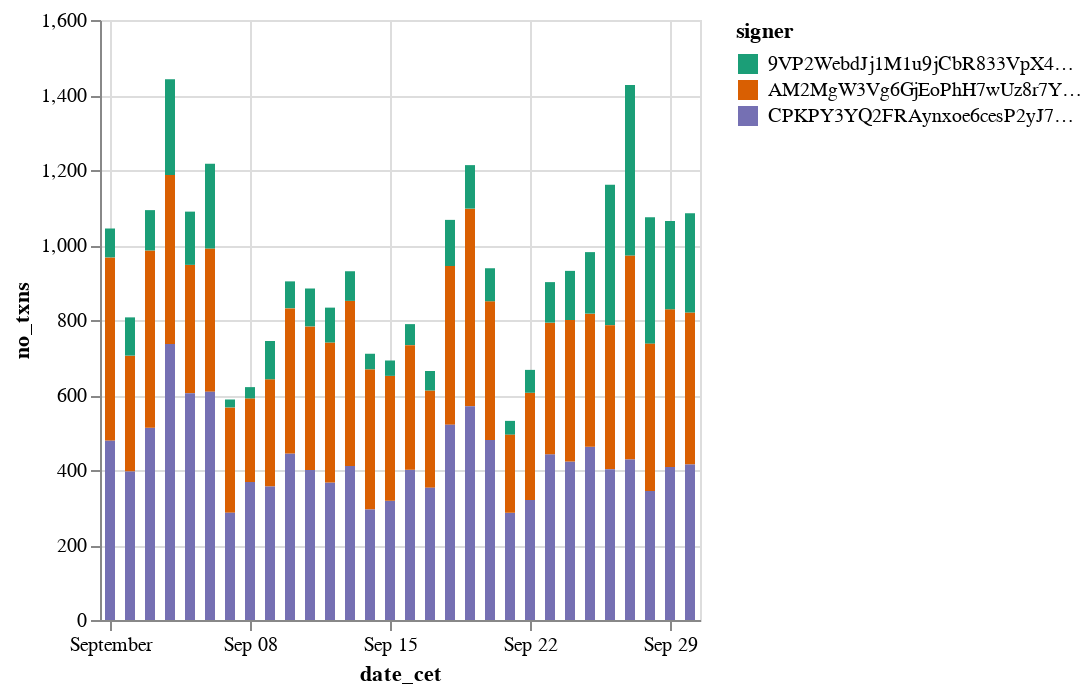

The code cell stored with this chart in its notebook:
### Code cell
(
    alt.Chart(
        chart_data_3jmz_signer
    ).mark_bar().encode(
        x="date_cet",
        y="no_txns",
        color=alt.Color("signer:N").scale(scheme='dark2')
    )
)

### Figure 1 — Vega-Lite specification as saved in the notebook (floating-point values rounded to 4 significant figures)
{"config": {"view": {"continuousWidth": 300, "continuousHeight": 300}}, "data": {"name": "data-a81e7422cdb075aab524354807fb3018"}, "mark": {"type": "bar"}, "encoding": {"color": {"field": "signer", "scale": {"scheme": "dark2"}, "type": "nominal"}, "x": {"field": "date_cet", "type": "temporal"}, "y": {"field": "no_txns", "type": "quantitative"}}, "$schema": "https://vega.github.io/schema/vega-lite/v5.20.1.json", "datasets": {"data-a81e7422cdb075aab524354807fb3018": [{"signer": "AM2MgW3Vg6GjEoPhH7wUz8r7YAewstxu7SRQ6B6qkpsg", "date_cet": "2024-09-27T00:00:00", "total_rev": 78.81, "total_tips": 0.0, "count_in_bundles": 0, "no_txns": 544}, {"signer": "AM2MgW3Vg6GjEoPhH7wUz8r7YAewstxu7SRQ6B6qkpsg", "date_cet": "2024-09-07T00:00:00", "total_rev": 13.69, "total_tips": 0.0, "count_in_bundles": 0, "no_txns": 281}, {"signer": "CPKPY3YQ2FRAynxoe6cesP2yJ7G8pMwwRqFrsXHCJuAw", "date_cet": "2024-09-12T00:00:00", "total_rev": 26.97, "total_tips": 0.0, "count_in_bundles": 0, "no_txns": 367}, {"signer": "9VP2WebdJj1M1u9jCbR833VpX4AUvtsUPLr6doRJE6eb", "date_cet": "2024-09-26T00:00:00", "total_rev": 19.48, "total_tips": 11.9, "count_in_bundles": 374, "no_txns": 375}, {"signer": "AM2MgW3Vg6GjEoPhH7wUz8r7YAewstxu7SRQ6B6qkpsg", "date_cet": "2024-09-11T00:00:00", "total_rev": 56.95, "total_tips": 0.0, "count_in_bundles": 0, "no_txns": 383}, {"signer": "9VP2WebdJj1M1u9jCbR833VpX4AUvtsUPLr6doRJE6eb", "date_cet": "2024-09-21T00:00:00", "total_rev": 1.152, "total_tips": 0.7043, "count_in_bundles": 37, "no_txns": 37}, {"signer": "CPKPY3YQ2FRAynxoe6cesP2yJ7G8pMwwRqFrsXHCJuAw", "date_cet": "2024-09-27T00:00:00", "total_rev": 113.3, "total_tips": 0.0, "count_in_bundles": 0, "no_txns": 428}, {"signer": "AM2MgW3Vg6GjEoPhH7wUz8r7YAewstxu7SRQ6B6qkpsg", "date_cet": "2024-09-19T00:00:00", "total_rev": 42.3, "total_tips": 0.0, "count_in_bundles": 0, "no_txns": 527}, {"signer": "CPKPY3YQ2FRAynxoe6cesP2yJ7G8pMwwRqFrsXHCJuAw", "date_cet": "2024-09-07T00:00:00", "total_rev": 12.44, "total_tips": 0.0, "count_in_bundles": 0, "no_txns": 286}, {"signer": "AM2MgW3Vg6GjEoPhH7wUz8r7YAewstxu7SRQ6B6qkpsg", "date_cet": "2024-09-05T00:00:00", "total_rev": 26.83, "total_tips": 0.0, "count_in_bundles": 0, "no_txns": 342}, {"signer": "AM2MgW3Vg6GjEoPhH7wUz8r7YAewstxu7SRQ6B6qkpsg", "date_cet": "2024-09-30T00:00:00", "total_rev": 63.22, "total_tips": 0.0, "count_in_bundles": 0, "no_txns": 405}, {"signer": "9VP2WebdJj1M1u9jCbR833VpX4AUvtsUPLr6doRJE6eb", "date_cet": "2024-09-14T00:00:00", "total_rev": 2.539, "total_tips": 1.552, "count_in_bundles": 42, "no_txns": 42}, {"signer": "CPKPY3YQ2FRAynxoe6cesP2yJ7G8pMwwRqFrsXHCJuAw", "date_cet": "2024-09-25T00:00:00", "total_rev": 44.26, "total_tips": 0.0, "count_in_bundles": 0, "no_txns": 462}, {"signer": "AM2MgW3Vg6GjEoPhH7wUz8r7YAewstxu7SRQ6B6qkpsg", "date_cet": "2024-09-22T00:00:00", "total_rev": 26.23, "total_tips": 0.0, "count_in_bundles": 0, "no_txns": 286}, {"signer": "AM2MgW3Vg6GjEoPhH7wUz8r7YAewstxu7SRQ6B6qkpsg", "date_cet": "2024-09-25T00:00:00", "total_rev": 25.75, "total_tips": 0.0, "count_in_bundles": 0, "no_txns": 355}, {"signer": "AM2MgW3Vg6GjEoPhH7wUz8r7YAewstxu7SRQ6B6qkpsg", "date_cet": "2024-09-09T00:00:00", "total_rev": 10.57, "total_tips": 0.0, "count_in_bundles": 0, "no_txns": 286}, {"signer": "9VP2WebdJj1M1u9jCbR833VpX4AUvtsUPLr6doRJE6eb", "date_cet": "2024-09-25T00:00:00", "total_rev": 27.12, "total_tips": 16.57, "count_in_bundles": 163, "no_txns": 164}, {"signer": "CPKPY3YQ2FRAynxoe6cesP2yJ7G8pMwwRqFrsXHCJuAw", "date_cet": "2024-09-03T00:00:00", "total_rev": 63.75, "total_tips": 0.0, "count_in_bundles": 0, "no_txns": 513}, {"signer": "CPKPY3YQ2FRAynxoe6cesP2yJ7G8pMwwRqFrsXHCJuAw", "date_cet": "2024-09-29T00:00:00", "total_rev": 61.52, "total_tips": 0.0, "count_in_bundles": 0, "no_txns": 408}, {"signer": "CPKPY3YQ2FRAynxoe6cesP2yJ7G8pMwwRqFrsXHCJuAw", "date_cet": "2024-09-13T00:00:00", "total_rev": 35.24, "total_tips": 0.0, "count_in_bundles": 0, "no_txns": 411}, {"signer": "CPKPY3YQ2FRAynxoe6cesP2yJ7G8pMwwRqFrsXHCJuAw", "date_cet": "2024-09-11T00:00:00", "total_rev": 30.32, "total_tips": 0.0, "count_in_bundles": 0, "no_txns": 400}, {"signer": "CPKPY3YQ2FRAynxoe6cesP2yJ7G8pMwwRqFrsXHCJuAw", "date_cet": "2024-09-23T00:00:00", "total_rev": 41.78, "total_tips": 0.0, "count_in_bundles": 0, "no_txns": 442}, {"signer": "CPKPY3YQ2FRAynxoe6cesP2yJ7G8pMwwRqFrsXHCJuAw", "date_cet": "2024-09-01T00:00:00", "total_rev": 45.19, "total_tips": 0.0, "count_in_bundles": 0, "no_txns": 479}, {"signer": "AM2MgW3Vg6GjEoPhH7wUz8r7YAewstxu7SRQ6B6qkpsg", "date_cet": "2024-09-17T00:00:00", "total_rev": 22.58, "total_tips": 0.0, "count_in_bundles": 0, "no_txns": 259}, {"signer": "AM2MgW3Vg6GjEoPhH7wUz8r7YAewstxu7SRQ6B6qkpsg", "date_cet": "2024-09-26T00:00:00", "total_rev": 43.35, "total_tips": 0.0, "count_in_bundles": 0, "no_txns": 384}, {"signer": "AM2MgW3Vg6GjEoPhH7wUz8r7YAewstxu7SRQ6B6qkpsg", "date_cet": "2024-09-01T00:00:00", "total_rev": 27.6, "total_tips": 0.0, "count_in_bundles": 0, "no_txns": 488}, {"signer": "AM2MgW3Vg6GjEoPhH7wUz8r7YAewstxu7SRQ6B6qkpsg", "date_cet": "2024-09-06T00:00:00", "total_rev": 23.56, "total_tips": 0.0, "count_in_bundles": 0, "no_txns": 382}, {"signer": "AM2MgW3Vg6GjEoPhH7wUz8r7YAewstxu7SRQ6B6qkpsg", "date_cet": "2024-09-02T00:00:00", "total_rev": 29.88, "total_tips": 0.0, "count_in_bundles": 0, "no_txns": 309}, {"signer": "9VP2WebdJj1M1u9jCbR833VpX4AUvtsUPLr6doRJE6eb", "date_cet": "2024-09-13T00:00:00", "total_rev": 3.03, "total_tips": 1.848, "count_in_bundles": 78, "no_txns": 79}, {"signer": "AM2MgW3Vg6GjEoPhH7wUz8r7YAewstxu7SRQ6B6qkpsg", "date_cet": "2024-09-18T00:00:00", "total_rev": 29.69, "total_tips": 0.0, "count_in_bundles": 0, "no_txns": 423}, {"signer": "9VP2WebdJj1M1u9jCbR833VpX4AUvtsUPLr6doRJE6eb", "date_cet": "2024-09-28T00:00:00", "total_rev": 30.53, "total_tips": 18.27, "count_in_bundles": 335, "no_txns": 337}, {"signer": "AM2MgW3Vg6GjEoPhH7wUz8r7YAewstxu7SRQ6B6qkpsg", "date_cet": "2024-09-13T00:00:00", "total_rev": 72.4, "total_tips": 0.0, "count_in_bundles": 0, "no_txns": 440}, {"signer": "CPKPY3YQ2FRAynxoe6cesP2yJ7G8pMwwRqFrsXHCJuAw", "date_cet": "2024-09-15T00:00:00", "total_rev": 16.95, "total_tips": 0.0, "count_in_bundles": 0, "no_txns": 318}, {"signer": "9VP2WebdJj1M1u9jCbR833VpX4AUvtsUPLr6doRJE6eb", "date_cet": "2024-09-03T00:00:00", "total_rev": 3.952, "total_tips": 2.406, "count_in_bundles": 107, "no_txns": 108}, {"signer": "9VP2WebdJj1M1u9jCbR833VpX4AUvtsUPLr6doRJE6eb", "date_cet": "2024-09-04T00:00:00", "total_rev": 13.56, "total_tips": 8.283, "count_in_bundles": 254, "no_txns": 255}, {"signer": "CPKPY3YQ2FRAynxoe6cesP2yJ7G8pMwwRqFrsXHCJuAw", "date_cet": "2024-09-09T00:00:00", "total_rev": 19.79, "total_tips": 0.0, "count_in_bundles": 0, "no_txns": 356}, {"signer": "9VP2WebdJj1M1u9jCbR833VpX4AUvtsUPLr6doRJE6eb", "date_cet": "2024-09-10T00:00:00", "total_rev": 2.023, "total_tips": 1.237, "count_in_bundles": 72, "no_txns": 72}, {"signer": "CPKPY3YQ2FRAynxoe6cesP2yJ7G8pMwwRqFrsXHCJuAw", "date_cet": "2024-09-06T00:00:00", "total_rev": 38.08, "total_tips": 0.0, "count_in_bundles": 0, "no_txns": 609}, {"signer": "CPKPY3YQ2FRAynxoe6cesP2yJ7G8pMwwRqFrsXHCJuAw", "date_cet": "2024-09-05T00:00:00", "total_rev": 47.44, "total_tips": 0.0, "count_in_bundles": 0, "no_txns": 605}, {"signer": "AM2MgW3Vg6GjEoPhH7wUz8r7YAewstxu7SRQ6B6qkpsg", "date_cet": "2024-09-08T00:00:00", "total_rev": 13.22, "total_tips": 0.0, "count_in_bundles": 0, "no_txns": 223}, {"signer": "AM2MgW3Vg6GjEoPhH7wUz8r7YAewstxu7SRQ6B6qkpsg", "date_cet": "2024-09-20T00:00:00", "total_rev": 46.57, "total_tips": 0.0, "count_in_bundles": 0, "no_txns": 370}, {"signer": "CPKPY3YQ2FRAynxoe6cesP2yJ7G8pMwwRqFrsXHCJuAw", "date_cet": "2024-09-17T00:00:00", "total_rev": 18.32, "total_tips": 0.0, "count_in_bundles": 0, "no_txns": 353}, {"signer": "AM2MgW3Vg6GjEoPhH7wUz8r7YAewstxu7SRQ6B6qkpsg", "date_cet": "2024-09-15T00:00:00", "total_rev": 25.65, "total_tips": 0.0, "count_in_bundles": 0, "no_txns": 333}, {"signer": "9VP2WebdJj1M1u9jCbR833VpX4AUvtsUPLr6doRJE6eb", "date_cet": "2024-09-05T00:00:00", "total_rev": 3.287, "total_tips": 2.005, "count_in_bundles": 141, "no_txns": 142}, {"signer": "9VP2WebdJj1M1u9jCbR833VpX4AUvtsUPLr6doRJE6eb", "date_cet": "2024-09-18T00:00:00", "total_rev": 6.657, "total_tips": 4.068, "count_in_bundles": 122, "no_txns": 123}, {"signer": "CPKPY3YQ2FRAynxoe6cesP2yJ7G8pMwwRqFrsXHCJuAw", "date_cet": "2024-09-30T00:00:00", "total_rev": 46.01, "total_tips": 0.0, "count_in_bundles": 0, "no_txns": 415}, {"signer": "9VP2WebdJj1M1u9jCbR833VpX4AUvtsUPLr6doRJE6eb", "date_cet": "2024-09-19T00:00:00", "total_rev": 4.516, "total_tips": 2.67, "count_in_bundles": 113, "no_txns": 116}, {"signer": "CPKPY3YQ2FRAynxoe6cesP2yJ7G8pMwwRqFrsXHCJuAw", "date_cet": "2024-09-08T00:00:00", "total_rev": 19.8, "total_tips": 0.0, "count_in_bundles": 0, "no_txns": 368}, {"signer": "AM2MgW3Vg6GjEoPhH7wUz8r7YAewstxu7SRQ6B6qkpsg", "date_cet": "2024-09-14T00:00:00", "total_rev": 28.52, "total_tips": 0.0, "count_in_bundles": 0, "no_txns": 373}, {"signer": "AM2MgW3Vg6GjEoPhH7wUz8r7YAewstxu7SRQ6B6qkpsg", "date_cet": "2024-09-03T00:00:00", "total_rev": 73.64, "total_tips": 0.0, "count_in_bundles": 0, "no_txns": 472}, {"signer": "CPKPY3YQ2FRAynxoe6cesP2yJ7G8pMwwRqFrsXHCJuAw", "date_cet": "2024-09-02T00:00:00", "total_rev": 23.27, "total_tips": 0.0, "count_in_bundles": 0, "no_txns": 396}, {"signer": "CPKPY3YQ2FRAynxoe6cesP2yJ7G8pMwwRqFrsXHCJuAw", "date_cet": "2024-09-24T00:00:00", "total_rev": 37.91, "total_tips": 0.0, "count_in_bundles": 0, "no_txns": 423}, {"signer": "CPKPY3YQ2FRAynxoe6cesP2yJ7G8pMwwRqFrsXHCJuAw", "date_cet": "2024-09-16T00:00:00", "total_rev": 25.43, "total_tips": 0.0, "count_in_bundles": 0, "no_txns": 401}, {"signer": "AM2MgW3Vg6GjEoPhH7wUz8r7YAewstxu7SRQ6B6qkpsg", "date_cet": "2024-09-23T00:00:00", "total_rev": 27.4, "total_tips": 0.0, "count_in_bundles": 0, "no_txns": 351}, {"signer": "CPKPY3YQ2FRAynxoe6cesP2yJ7G8pMwwRqFrsXHCJuAw", "date_cet": "2024-09-10T00:00:00", "total_rev": 34.74, "total_tips": 0.0, "count_in_bundles": 0, "no_txns": 444}, {"signer": "9VP2WebdJj1M1u9jCbR833VpX4AUvtsUPLr6doRJE6eb", "date_cet": "2024-09-07T00:00:00", "total_rev": 1.409, "total_tips": 0.8612, "count_in_bundles": 21, "no_txns": 21}, {"signer": "9VP2WebdJj1M1u9jCbR833VpX4AUvtsUPLr6doRJE6eb", "date_cet": "2024-09-02T00:00:00", "total_rev": 7.957, "total_tips": 4.779, "count_in_bundles": 101, "no_txns": 102}, {"signer": "AM2MgW3Vg6GjEoPhH7wUz8r7YAewstxu7SRQ6B6qkpsg", "date_cet": "2024-09-29T00:00:00", "total_rev": 34.01, "total_tips": 0.0, "count_in_bundles": 0, "no_txns": 421}, {"signer": "CPKPY3YQ2FRAynxoe6cesP2yJ7G8pMwwRqFrsXHCJuAw", "date_cet": "2024-09-20T00:00:00", "total_rev": 42.25, "total_tips": 0.0, "count_in_bundles": 0, "no_txns": 480}, {"signer": "CPKPY3YQ2FRAynxoe6cesP2yJ7G8pMwwRqFrsXHCJuAw", "date_cet": "2024-09-28T00:00:00", "total_rev": 48.58, "total_tips": 0.0, "count_in_bundles": 0, "no_txns": 344}, {"signer": "CPKPY3YQ2FRAynxoe6cesP2yJ7G8pMwwRqFrsXHCJuAw", "date_cet": "2024-09-26T00:00:00", "total_rev": 46.62, "total_tips": 0.0, "count_in_bundles": 0, "no_txns": 402}, {"signer": "9VP2WebdJj1M1u9jCbR833VpX4AUvtsUPLr6doRJE6eb", "date_cet": "2024-09-23T00:00:00", "total_rev": 8.54, "total_tips": 5.216, "count_in_bundles": 107, "no_txns": 108}, {"signer": "CPKPY3YQ2FRAynxoe6cesP2yJ7G8pMwwRqFrsXHCJuAw", "date_cet": "2024-09-14T00:00:00", "total_rev": 15.61, "total_tips": 0.0, "count_in_bundles": 0, "no_txns": 295}, {"signer": "CPKPY3YQ2FRAynxoe6cesP2yJ7G8pMwwRqFrsXHCJuAw", "date_cet": "2024-09-22T00:00:00", "total_rev": 35.03, "total_tips": 0.0, "count_in_bundles": 0, "no_txns": 320}, {"signer": "CPKPY3YQ2FRAynxoe6cesP2yJ7G8pMwwRqFrsXHCJuAw", "date_cet": "2024-09-04T00:00:00", "total_rev": 33.36, "total_tips": 0.0, "count_in_bundles": 0, "no_txns": 736}, {"signer": "CPKPY3YQ2FRAynxoe6cesP2yJ7G8pMwwRqFrsXHCJuAw", "date_cet": "2024-09-19T00:00:00", "total_rev": 59.71, "total_tips": 0.0, "count_in_bundles": 0, "no_txns": 570}, {"signer": "9VP2WebdJj1M1u9jCbR833VpX4AUvtsUPLr6doRJE6eb", "date_cet": "2024-09-20T00:00:00", "total_rev": 3.366, "total_tips": 2.058, "count_in_bundles": 88, "no_txns": 88}, {"signer": "9VP2WebdJj1M1u9jCbR833VpX4AUvtsUPLr6doRJE6eb", "date_cet": "2024-09-27T00:00:00", "total_rev": 28.74, "total_tips": 17.52, "count_in_bundles": 450, "no_txns": 455}, {"signer": "9VP2WebdJj1M1u9jCbR833VpX4AUvtsUPLr6doRJE6eb", "date_cet": "2024-09-06T00:00:00", "total_rev": 7.123, "total_tips": 4.355, "count_in_bundles": 226, "no_txns": 226}, {"signer": "AM2MgW3Vg6GjEoPhH7wUz8r7YAewstxu7SRQ6B6qkpsg", "date_cet": "2024-09-04T00:00:00", "total_rev": 65.97, "total_tips": 0.0, "count_in_bundles": 0, "no_txns": 451}, {"signer": "AM2MgW3Vg6GjEoPhH7wUz8r7YAewstxu7SRQ6B6qkpsg", "date_cet": "2024-09-28T00:00:00", "total_rev": 37.95, "total_tips": 0.0, "count_in_bundles": 0, "no_txns": 393}, {"signer": "9VP2WebdJj1M1u9jCbR833VpX4AUvtsUPLr6doRJE6eb", "date_cet": "2024-09-29T00:00:00", "total_rev": 26.63, "total_tips": 16.28, "count_in_bundles": 234, "no_txns": 235}, {"signer": "AM2MgW3Vg6GjEoPhH7wUz8r7YAewstxu7SRQ6B6qkpsg", "date_cet": "2024-09-12T00:00:00", "total_rev": 27.86, "total_tips": 0.0, "count_in_bundles": 0, "no_txns": 373}, {"signer": "9VP2WebdJj1M1u9jCbR833VpX4AUvtsUPLr6doRJE6eb", "date_cet": "2024-09-17T00:00:00", "total_rev": 1.943, "total_tips": 1.188, "count_in_bundles": 52, "no_txns": 52}, {"signer": "9VP2WebdJj1M1u9jCbR833VpX4AUvtsUPLr6doRJE6eb", "date_cet": "2024-09-12T00:00:00", "total_rev": 8.696, "total_tips": 5.317, "count_in_bundles": 93, "no_txns": 93}, {"signer": "AM2MgW3Vg6GjEoPhH7wUz8r7YAewstxu7SRQ6B6qkpsg", "date_cet": "2024-09-10T00:00:00", "total_rev": 31.06, "total_tips": 0.0, "count_in_bundles": 0, "no_txns": 387}, {"signer": "9VP2WebdJj1M1u9jCbR833VpX4AUvtsUPLr6doRJE6eb", "date_cet": "2024-09-08T00:00:00", "total_rev": 1.513, "total_tips": 0.9253, "count_in_bundles": 30, "no_txns": 30}, {"signer": "CPKPY3YQ2FRAynxoe6cesP2yJ7G8pMwwRqFrsXHCJuAw", "date_cet": "2024-09-21T00:00:00", "total_rev": 38.57, "total_tips": 0.0, "count_in_bundles": 0, "no_txns": 286}, {"signer": "AM2MgW3Vg6GjEoPhH7wUz8r7YAewstxu7SRQ6B6qkpsg", "date_cet": "2024-09-21T00:00:00", "total_rev": 13.61, "total_tips": 0.0, "count_in_bundles": 0, "no_txns": 208}, {"signer": "9VP2WebdJj1M1u9jCbR833VpX4AUvtsUPLr6doRJE6eb", "date_cet": "2024-09-01T00:00:00", "total_rev": 3.576, "total_tips": 2.179, "count_in_bundles": 76, "no_txns": 77}, {"signer": "CPKPY3YQ2FRAynxoe6cesP2yJ7G8pMwwRqFrsXHCJuAw", "date_cet": "2024-09-18T00:00:00", "total_rev": 53.53, "total_tips": 0.0, "count_in_bundles": 0, "no_txns": 521}, {"signer": "9VP2WebdJj1M1u9jCbR833VpX4AUvtsUPLr6doRJE6eb", "date_cet": "2024-09-16T00:00:00", "total_rev": 3.26, "total_tips": 1.94, "count_in_bundles": 55, "no_txns": 56}, {"signer": "9VP2WebdJj1M1u9jCbR833VpX4AUvtsUPLr6doRJE6eb", "date_cet": "2024-09-22T00:00:00", "total_rev": 1.644, "total_tips": 1.005, "count_in_bundles": 61, "no_txns": 61}, {"signer": "9VP2WebdJj1M1u9jCbR833VpX4AUvtsUPLr6doRJE6eb", "date_cet": "2024-09-15T00:00:00", "total_rev": 1.53, "total_tips": 0.9352, "count_in_bundles": 41, "no_txns": 41}, {"signer": "9VP2WebdJj1M1u9jCbR833VpX4AUvtsUPLr6doRJE6eb", "date_cet": "2024-09-24T00:00:00", "total_rev": 8.528, "total_tips": 5.214, "count_in_bundles": 131, "no_txns": 131}, {"signer": "9VP2WebdJj1M1u9jCbR833VpX4AUvtsUPLr6doRJE6eb", "date_cet": "2024-09-30T00:00:00", "total_rev": 12.49, "total_tips": 7.637, "count_in_bundles": 265, "no_txns": 265}, {"signer": "AM2MgW3Vg6GjEoPhH7wUz8r7YAewstxu7SRQ6B6qkpsg", "date_cet": "2024-09-24T00:00:00", "total_rev": 27.33, "total_tips": 0.0, "count_in_bundles": 0, "no_txns": 377}, {"signer": "9VP2WebdJj1M1u9jCbR833VpX4AUvtsUPLr6doRJE6eb", "date_cet": "2024-09-11T00:00:00", "total_rev": 4.529, "total_tips": 2.769, "count_in_bundles": 101, "no_txns": 101}, {"signer": "AM2MgW3Vg6GjEoPhH7wUz8r7YAewstxu7SRQ6B6qkpsg", "date_cet": "2024-09-16T00:00:00", "total_rev": 19.57, "total_tips": 0.0, "count_in_bundles": 0, "no_txns": 332}, {"signer": "9VP2WebdJj1M1u9jCbR833VpX4AUvtsUPLr6doRJE6eb", "date_cet": "2024-09-09T00:00:00", "total_rev": 2.22, "total_tips": 1.357, "count_in_bundles": 102, "no_txns": 102}]}}
